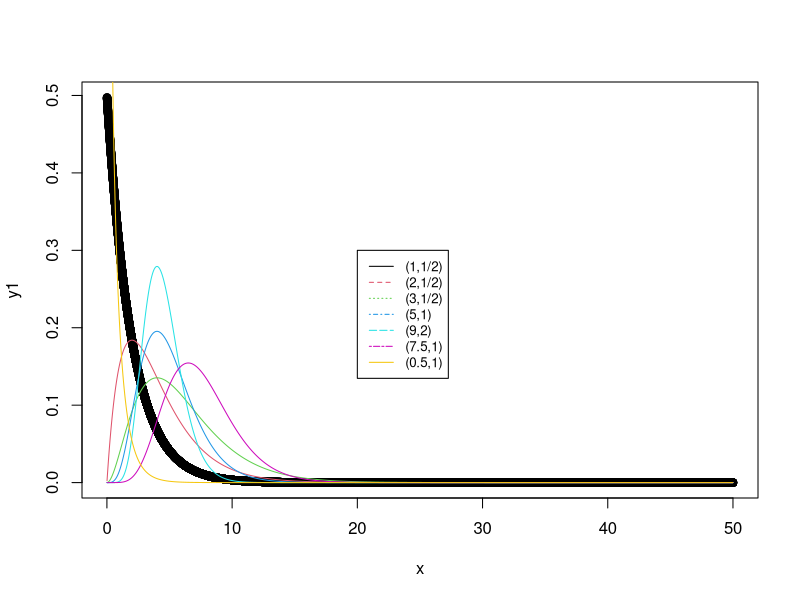
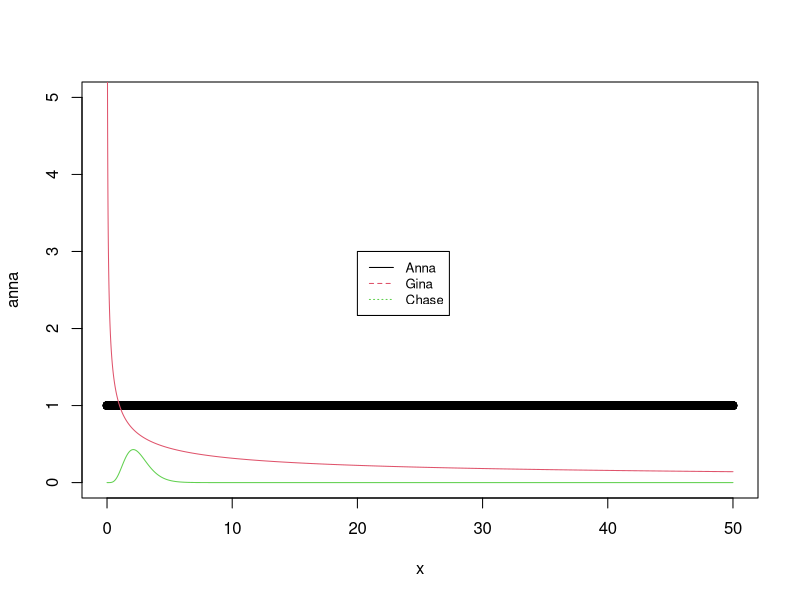
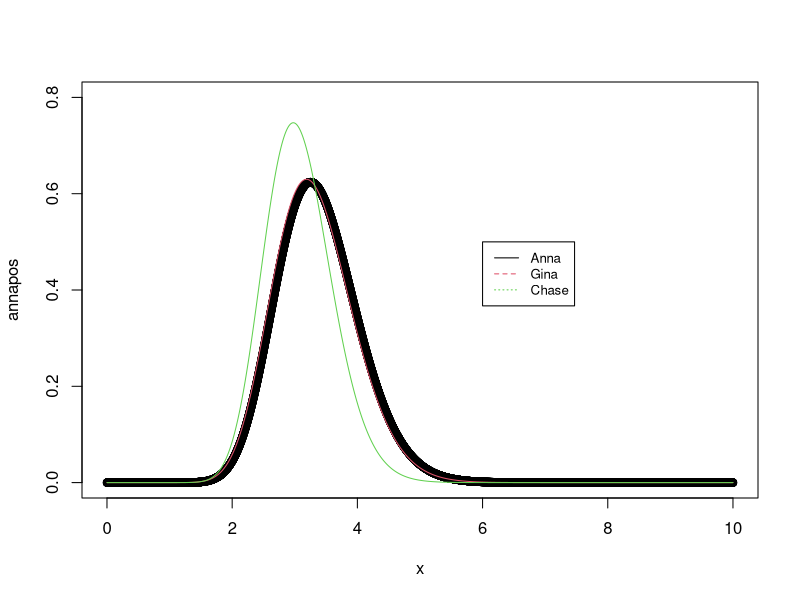

The R script that drew these images, in order:
## ---- chunk 1
?dgamma
## ---- chunk 2
x=seq(0.01,50,0.001)
y1=dgamma(x,shape=1,rate=1/2)
y2=dgamma(x,shape=2,rate=1/2)
y3=dgamma(x,shape=3,rate=1/2)
y4=dgamma(x,shape=5,rate=1)
y5=dgamma(x,shape=9,rate=2)
y6=dgamma(x,shape=7.5,rate=1)
y7=dgamma(x,shape=0.5,rate=1)
## ---- chunk 3
plot(x,y1,col=1)
lines(x,y2,col=2)
lines(x,y3,col=3)
lines(x,y4,col=4)
lines(x,y5,col=5)
lines(x,y6,col=6)
lines(x,y7,col=7)
legend(20,0.3, legend=c("(1,1/2)","(2,1/2)" 
                        ,"(3,1/2)","(5,1)","(9,2)"
                        ,"(7.5,1)","(0.5,1)"),
       col=c(1:7), lty=1:7, cex=0.8)
## ---- chunk 4
#Anna's prior
x=seq(0.001,50,0.001)
n=length(x)
anna=rep(1,n)
## ---- chunk 5
gina=x^(-1/2)
## ---- chunk 6
#chase's : r=6.25, v=2.5
chase=dgamma(x,shape=6.25,rate=2.5)
## ---- chunk 7
plot(x,anna,col=1,ylim=c(0,5))
lines(x,gina,col=2)
lines(x,chase,col=3)
legend(20,3, legend=c("Anna","Gina","Chase"),
       col=c(1:3), lty=1:3, cex=0.8)
## ---- chunk 8
#Posterior distribution

x=seq(0.001,10,0.001)
annapos=dgamma(x,shape=27,rate=8)
annaposMean=27/8
annaposMean
annapossd=sqrt(27/8^2)
annapossd
## ---- chunk 9
ginapos=dgamma(x,shape=26.5,rate=8)
ginaposMean=26.5/8
ginapossd=sqrt(26.5/8^2)
ginaposMean
ginapossd
## ---- chunk 10
chasepos=dgamma(x,shape=32.25,rate=10.5)
chaseposMean=32.25/10.5
chasepossd=sqrt(32.25/10.5^2)
chaseposMean
chasepossd
## ---- chunk 11
plot(x,annapos,col=1,ylim=c(0,0.8))
lines(x,ginapos,col=2)
lines(x,chasepos,col=3)
legend(6,0.5, legend=c("Anna","Gina","Chase"),
       col=c(1:3), lty=1:3, cex=0.8)
## ---- chunk 12
#Credible interval
alpha=0.05
annaCI=c(qgamma(alpha/2,shape=27,rate=8),qgamma(1-alpha/2,shape=27,rate=8))
annaCI
## ---- chunk 13
ginaCI=c(qgamma(alpha/2,shape=26.5,rate=8),qgamma(1-alpha/2,shape=26.5,rate=8))
ginaCI
chaseCI=c(qgamma(alpha/2,shape=32.25,rate=10.5),qgamma(1-alpha/2,shape=32.25,rate=10.5))
chaseCI
## ---- chunk 14
#hypothesis testing
#H0 mu<3 vs H1: mu>=3
annaP=pgamma(3,shape=27,rate=8)
annaP

ginaP=pgamma(3,shape=26.5,rate=8)
ginaP

chaseP=pgamma(3,shape=32.25,rate=10.5)
chaseP
# Fail to reject the null hypothesis since >.05
